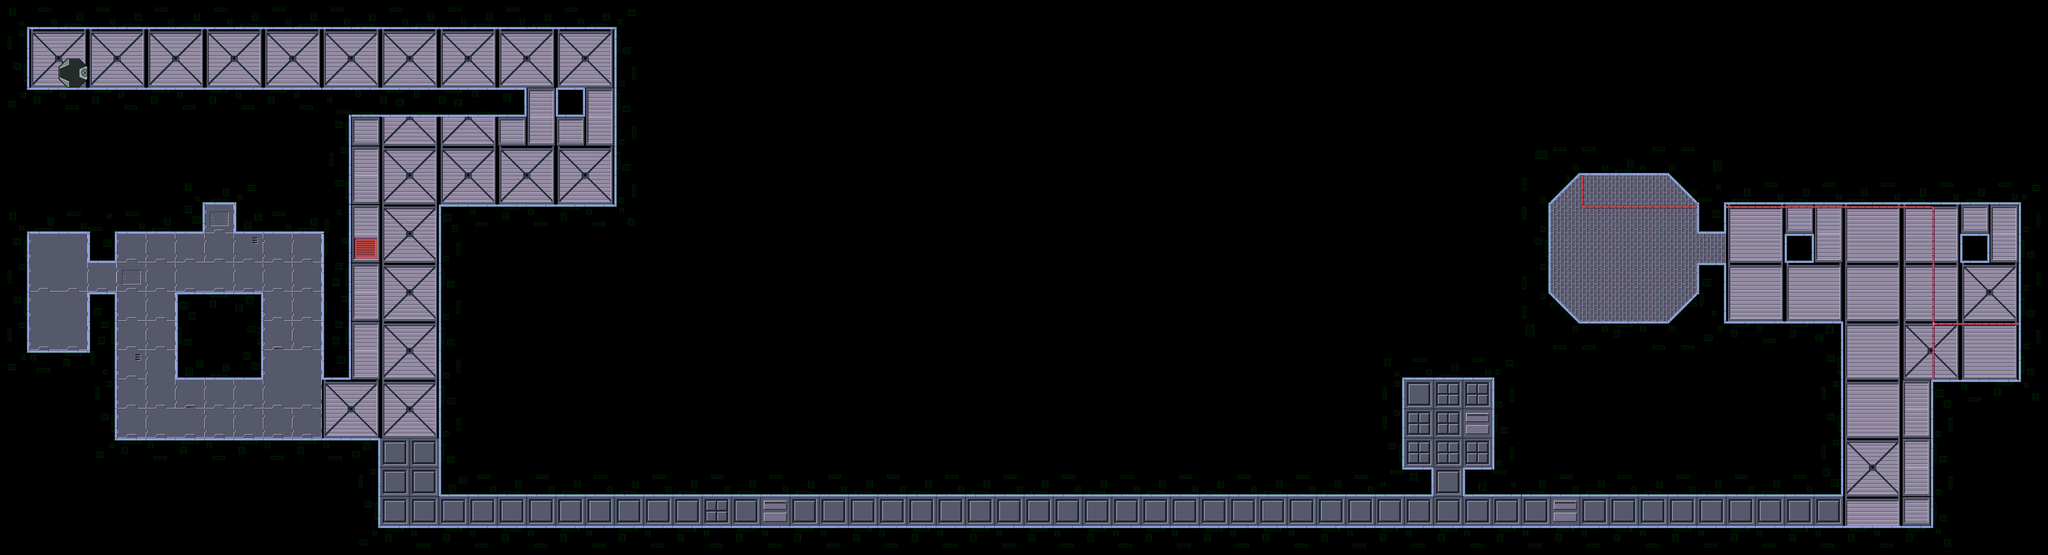

A 2D game scene composited from a Tiled map and its tileset images. What follows is a short description and the map's XML, with each tile layer's data collapsed to a summary:
An orthogonal 70x19 tile map with 128x128 px tiles, 3 tile layers (Background, Calque 2, Walls), 5 tilesets and 81 objects (10x Leak, 9x Light, 8x Piston, 4x Door, 3x ConeLight, ...).

<map version="1.0" orientation="orthogonal" renderorder="right-down" width="70" height="19" tilewidth="128" tileheight="128" nextobjectid="149">
 <properties>
  <property name="Ambiant Light Max" value="0.75" />
  <property name="Ambiant Light Min" value="0.12" />
  <property name="Flicker Factor" value="4" />
  <property name="Light" value="Random" />
 </properties>
 <tileset firstgid="1" name="Room_red" tilewidth="128" tileheight="128" spacing="2" margin="1" tilecount="56" columns="7">
  <image source="Tilesets/Room_red.png" width="910" height="1040" />
 </tileset>
 <tileset firstgid="57" name="Floor_blue" tilewidth="128" tileheight="128" spacing="2" margin="1" tilecount="36" columns="6">
  <image source="Tilesets/Floor_blue.png" width="780" height="780" />
 </tileset>
 <tileset firstgid="93" name="Floor_red" tilewidth="128" tileheight="128" spacing="2" margin="1" tilecount="36" columns="6">
  <image source="Tilesets/Floor_red.png" width="780" height="780" />
 </tileset>
 <tileset firstgid="129" name="Pipes" tilewidth="128" tileheight="128" spacing="2" margin="1" tilecount="36" columns="6">
  <image source="Tilesets/Pipes.png" width="780" height="780" />
 </tileset>
 <tileset firstgid="165" name="Items" tilewidth="128" tileheight="128" tilecount="8" columns="4">
  <image source="Tilesets/Items.png" width="520" height="260" />
 </tileset>
 <layer name="Background" width="70" height="19">
  <data>[1330 cells, 300 non-empty, 28 distinct tile ids]</data>
 </layer>
 <layer name="Calque 2" width="70" height="19">
  <data>[1330 cells, 22 non-empty, 8 distinct tile ids]</data>
 </layer>
 <layer name="Walls" width="70" height="19">
  <data>[1330 cells, 1034 non-empty, 15 distinct tile ids]</data>
 </layer>
 <objectgroup name="Objects">
  <object id="16" x="128" y="0" width="2688" height="128" />
  <object id="17" x="0" y="0" width="128" height="384" />
  <object id="18" x="0" y="384" width="2304" height="128" />
  <object id="20" x="2432" y="384" width="128" height="128" />
  <object id="21" x="2688" y="128" width="128" height="768" />
  <object id="24" type="Leak" x="640" y="128" width="64" height="192">
   <properties>
    <property name="Force" value="-40" />
   </properties>
  </object>
  <object id="25" type="Leak" x="864" y="128" width="64" height="160">
   <properties>
    <property name="Force" value="-23" />
   </properties>
  </object>
  <object id="26" type="Leak" x="1056" y="256" width="64" height="128">
   <properties>
    <property name="Force" value="19" />
   </properties>
  </object>
  <object id="27" type="Leak" x="1376" y="128" width="64" height="160">
   <properties>
    <property name="Force" value="-16" />
   </properties>
  </object>
  <object id="28" type="Leak" x="1600" y="256" width="64" height="128">
   <properties>
    <property name="Force" value="41" />
   </properties>
  </object>
  <object id="29" type="Leak" x="1920" y="128" width="96" height="192">
   <properties>
    <property name="Force" value="-33" />
   </properties>
  </object>
  <object id="30" type="Leak" x="2144" y="288" width="32" height="96">
   <properties>
    <property name="Force" value="21" />
   </properties>
  </object>
  <object id="31" type="Leak" x="2176" y="256" width="64" height="128">
   <properties>
    <property name="Force" value="42" />
   </properties>
  </object>
  <object id="32" x="1920" y="896" width="896" height="128" />
  <object id="33" x="0" y="512" width="896" height="512" />
  <object id="35" x="768" y="1280" width="384" height="384" />
  <object id="36" x="1408" y="1024" width="128" height="640" />
  <object id="37" x="384" y="1280" width="128" height="640" />
  <object id="38" x="384" y="1920" width="1280" height="128" />
  <object id="39" x="1920" y="1024" width="128" height="1152" />
  <object id="40" x="896" y="512" width="128" height="384" />
  <object id="41" x="1024" y="512" width="512" height="512" />
  <object id="51" x="384" y="1024" width="128" height="128" />
  <object id="54" type="Door" x="1664" y="1952" width="128" height="64">
   <properties>
    <property name="Association Number" value="2" />
    <property name="Speed" value="-0.5" />
   </properties>
  </object>
  <object id="55" type="Door" x="1792" y="1952" width="128" height="64">
   <properties>
    <property name="Association Number" value="2" />
    <property name="Speed" value="0.5" />
   </properties>
  </object>
  <object id="56" type="Door" x="1440" y="1664" width="64" height="128">
   <properties>
    <property name="Association Number" value="1" />
    <property name="Speed" value="0.5" />
   </properties>
  </object>
  <object id="57" type="Door" x="1440" y="1792" width="64" height="128">
   <properties>
    <property name="Association Number" value="1" />
    <property name="Speed" value="-0.5" />
   </properties>
  </object>
  <object id="60" type="Piston" x="928" y="1664" width="64" height="192">
   <properties>
    <property name="Delay" value="0" />
    <property name="Group" value="1" />
    <property name="Part" value="Axis" />
   </properties>
  </object>
  <object id="63" type="Piston" x="896" y="1856" width="128" height="64">
   <properties>
    <property name="Delay" value="0" />
    <property name="Group" value="1" />
    <property name="Part" value="Head" />
   </properties>
  </object>
  <object id="64" type="Piston" x="896" y="1024" width="128" height="64">
   <properties>
    <property name="Delay" value="1" />
    <property name="Group" value="2" />
    <property name="Part" value="Head" />
   </properties>
  </object>
  <object id="65" type="Piston" x="928" y="1088" width="64" height="192">
   <properties>
    <property name="Delay" value="1" />
    <property name="Group" value="2" />
    <property name="Part" value="Axis" />
   </properties>
  </object>
  <object id="67" type="Piston" x="1344" y="1408" width="64" height="128">
   <properties>
    <property name="Delay" value="0.5" />
    <property name="Group" value="3" />
    <property name="Part" value="Head" />
   </properties>
  </object>
  <object id="68" type="Piston" x="1152" y="1440" width="192" height="64">
   <properties>
    <property name="Delay" value="0.5" />
    <property name="Group" value="3" />
    <property name="Part" value="Axis" />
   </properties>
  </object>
  <object id="69" type="Piston" x="512" y="1408" width="64" height="128">
   <properties>
    <property name="Delay" value="1.5" />
    <property name="Group" value="4" />
    <property name="Part" value="Head" />
   </properties>
  </object>
  <object id="70" type="Piston" x="576" y="1440" width="192" height="64">
   <properties>
    <property name="Delay" value="1.5" />
    <property name="Group" value="4" />
    <property name="Part" value="Axis" />
   </properties>
  </object>
  <object id="71" x="0" y="1024" width="128" height="512" />
  <object id="72" x="0" y="1536" width="384" height="128" />
  <object id="76" x="1536" y="2048" width="128" height="384" />
  <object id="78" x="1664" y="2304" width="6912" height="128" />
  <object id="79" x="2048" y="2048" width="4224" height="128" />
  <object id="80" type="Leak" x="1664" y="2208" width="352" height="96">
   <properties>
    <property name="Force" value="250" />
   </properties>
  </object>
  <object id="81" x="8448" y="1664" width="384" height="640" />
  <object id="82" x="6400" y="2048" width="1664" height="128" />
  <object id="83" x="6016" y="1664" width="128" height="384" />
  <object id="84" x="6016" y="1536" width="512" height="128" />
  <object id="87" x="6528" y="1408" width="1536" height="640" />
  <object id="89" type="Light" x="6240" y="1792" width="192" height="96" rotation="20.848">
   <properties>
    <property name="Texture" value="CrateSpace2" />
    <property name="Weight" value="11" />
   </properties>
  </object>
  </objectgroup>
 <objectgroup name="Spawn">
  <!-- 7 objects omitted --></objectgroup>
</map>
<!-- 34 of 81 objects omitted -->
